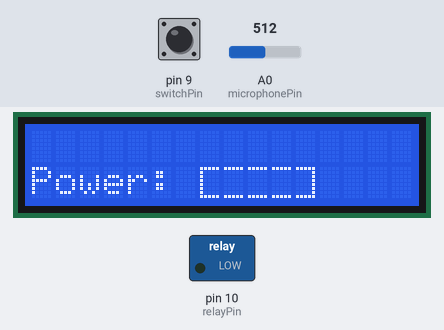
Bench run of a sketch on a simulated Arduino Uno, built with avr-gcc and run on an emulated ATmega328P. Shown: 16×2 character LCD, switched loads named in the sketch (green lamp = pin HIGH). Inputs (shaded band) come from the test bench; at power-on: pin 9 (switchPin) LOW, A0 (microphonePin) = 512. What the sketch prints to the serial monitor is not drawn.

Above: at 1.2 s.
1.3 s: pin 9 (switchPin) pulled HIGH for 0.3 s
At 2.4 s:
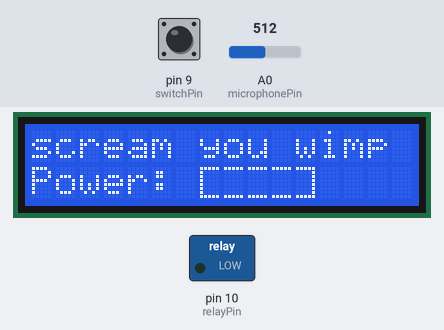
Timing chart, 0 to 4.3 s (numbered marks = the images above; inputs shaded):
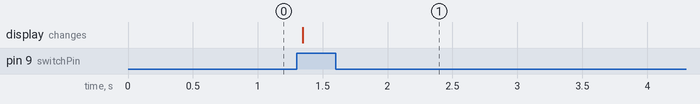

Measured:
- after the input at 1.3 s, the display: changes after 0.05 s (image 1)

The sketch:

warming_glove.ino
```cpp
#include <LiquidCrystal.h>

//Pin values
const int relayPin = 10;
const int switchPin = 9;
const int microphonePin = A0;
const int rs = 12, en = 11, d4 = 5, d5 = 4, d6 = 3, d7 = 2;

//Constants
const int volumeThreshold1 = 8;
const int volumeThreshold2 = 15;
const int volumeThreshold3 = 28;
const int volumeThreshold4 = 38;
const int volumeThreshold5 = 50;

//Constructors
LiquidCrystal lcd(rs, en, d4, d5, d6, d7);

//LCD characters
byte powerBar[8] = {
  0b11111,
  0b11111,
  0b11111,
  0b11111,
  0b11111,
  0b11111,
  0b11111,
  0b11111
};

byte emptyShellLeft[8] = {
  0b11111,
  0b10000,
  0b10000,
  0b10000,
  0b10000,
  0b10000,
  0b10000,
  0b11111
};

byte emptyShellMiddle[8] = {
  0b11111,
  0b00000,
  0b00000,
  0b00000,
  0b00000,
  0b00000,
  0b00000,
  0b11111
};

byte emptyShellRight[8] = {
  0b11111,
  0b00001,
  0b00001,
  0b00001,
  0b00001,
  0b00001,
  0b00001,
  0b11111
};

void setup() {
  pinMode(relayPin, OUTPUT);
  pinMode(switchPin, INPUT);

  Serial.begin(9600);

  lcd.createChar(0, powerBar);
  lcd.createChar(1, emptyShellLeft);
  lcd.createChar(2, emptyShellMiddle);
  lcd.createChar(3, emptyShellRight);
  lcd.begin(16, 2);
}

void loop() {
  //turn on LCD
  lcd.display();

  //switch is in "|" on mode
  if (digitalRead(switchPin)) {
    float micData = getMicrophoneData();
    Serial.println(micData);

    //Turning on the heat plate
    if (micData > volumeThreshold5) {
      setLCD("MAXIMUM POWER");
      PowerBarEmptyShell();
      lcd.setCursor(7, 1);
      lcd.write(byte(0));
      lcd.setCursor(8, 1);
      lcd.write(byte(0));
      lcd.setCursor(9, 1);
      lcd.write(byte(0));
      lcd.setCursor(10, 1);
      lcd.write(byte(0));
      lcd.setCursor(11, 1);
      lcd.write(byte(0));
      setHeatPlate(true);
    }
        else if (micData > volumeThreshold4) {
      setLCD("MOORREEEEE");
      PowerBarEmptyShell();
      lcd.setCursor(7, 1);
      lcd.write(byte(0));
      lcd.setCursor(8, 1);
      lcd.write(byte(0));
      lcd.setCursor(9, 1);
      lcd.write(byte(0));
      lcd.setCursor(10, 1);
      lcd.write(byte(0));
      setHeatPlate(true);
    }
    else if (micData > volumeThreshold3) {
      setLCD("I HEARD A RUSTLE");
      PowerBarEmptyShell();
      lcd.setCursor(7, 1);
      lcd.write(byte(0));
      lcd.setCursor(8, 1);
      lcd.write(byte(0));
      lcd.setCursor(9, 1);
      lcd.write(byte(0));
      setHeatPlate(true);
    }
    else if (micData > volumeThreshold2) {
      lcd.print("THAT ALL YOU GOT");
      PowerBarEmptyShell();
      lcd.setCursor(7, 1);
      lcd.write(byte(0));
      lcd.setCursor(8, 1);
      lcd.write(byte(0));
      setHeatPlate(true);
    }
    else if (micData > volumeThreshold1) {
      setLCD("SCREAM LOUDER");
      PowerBarEmptyShell();
      lcd.setCursor(7, 1);
      lcd.write(byte(0));
      setHeatPlate(true);
    }

    //turning off the heat plate
    else {
      setLCD("scream you wimp");
      PowerBarEmptyShell();
      setHeatPlate(false);
    }
  }
  //Switch is in "O" off mode
  else {
    setHeatPlate(false);
    PowerBarEmptyShell();
  }


  delay(250);
}

float getMicrophoneData() {
  float mn = 1024;
  float mx = 0;
  for (int i = 0; i < 100; ++i) {
    float val = analogRead(microphonePin);
    mn = min(mn, val);
    mx = max(mx, val);
  }
  float delta = mx - mn;
  return delta;
}

void setLCD(String msg) {
  lcd.clear();
  lcd.print(msg);
}

void setHeatPlate(bool mode) {
  if (mode) {
    digitalWrite(relayPin, HIGH);
  }
  else {
    digitalWrite(relayPin, LOW);
  }
}

void PowerBarEmptyShell() {
    lcd.setCursor(0, 1);
    lcd.print("Power: ");
    lcd.setCursor(7, 1);
    lcd.write(byte(1));
    lcd.setCursor(8, 1);
    lcd.write(byte(2));
    lcd.setCursor(9, 1);
    lcd.write(byte(2));
    lcd.setCursor(10, 1);
    lcd.write(byte(2));
    lcd.setCursor(11, 1);
    lcd.write(byte(3));
}
```
